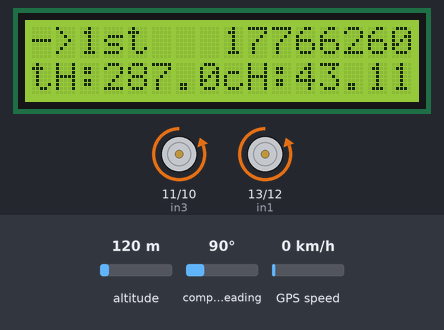
Recording of a program running on a simulated ESP32. Shown: 16×2 character LCD, motor-driver pin pairs drawn as motors (green arrow = first pin HIGH = forward, orange = second pin HIGH = backward, longer = more drive). Wiring (inferred from the names in the program): HMC5883L compass at I2C address 0x1E. Inputs (shaded band) come from the test bench; at power-on: compass heading 90°, altitude 120 m, GPS speed 0 km/h. The GPS gets a fix after 3 s at 37.7749, -122.4194 with 8 satellites; what the program prints to the serial monitor is not drawn.

Above: at 1.6 s.
1.7 s: compass heading set to 245°
At 3.3 s:
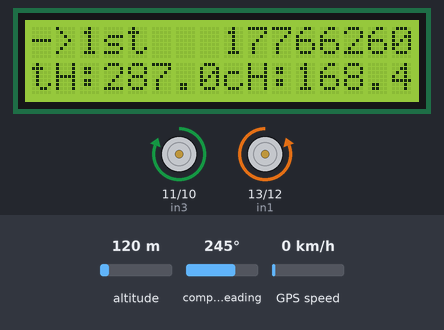
5.0 s: compass heading set to 254°
At 5.9 s:
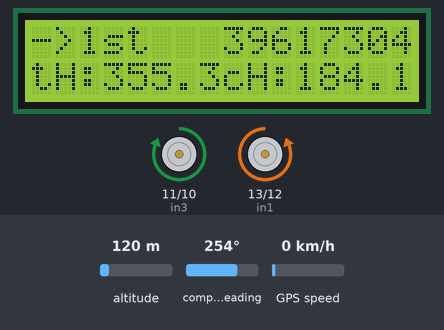
7.0 s: compass heading set to 7°
At 8.7 s:
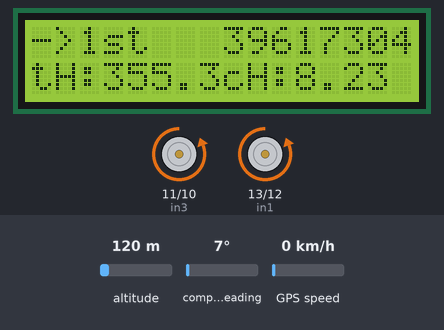
Timing chart, 0 to 10.2 s (numbered marks = the images above; inputs shaded):
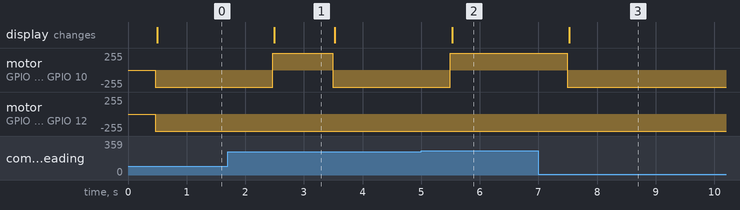

The program:

main.cpp
```cpp
#include <Arduino.h>
#include <TinyGPSPlus.h>
#include <SoftwareSerial.h>
#include <Wire.h>
#include <Adafruit_Sensor.h>
#include <Adafruit_HMC5883_U.h>
#define address 0x1E //0011110b, I2C 7bit address of HMC5883
#include <LiquidCrystal.h> //Load Liquid Crystal Library
LiquidCrystal LCD(6, 7, 5, 4, 3, 2);  //Create Liquid Crystal Object called LCD


static const int RXPin = 16, TXPin = 17;
static const uint32_t GPSBaud = 57600;

double latitude;
double longitude;

static double waypoint[] = {46.609201, 14.305195,
                            46.608943, 14.305204,
                            46.609015, 14.306148,
                            46.609305, 14.306128,
                            46.609201, 14.305195,
                           };
double finalX = waypoint[0];
double finalY = waypoint[1];

double finalX2 = waypoint[2];
double finalY2 = waypoint[3];

double finalX3 = waypoint[4];
double finalY3 = waypoint[5];

double finalX4 = waypoint[6];
double finalY4 = waypoint[7];

double finalX5 = waypoint[8];
double finalY5 = waypoint[9];

int cnt = 0;
int x, y, z;
long xx, yy, zz;

int count = 1;
double pointing;
double shouldPoint;

int in4 = 10;
int in3 = 11;
int in2 = 12;
int in1 = 13;

// Assign a Uniquej ID to the HMC5883 Compass Sensor
Adafruit_HMC5883_Unified mag = Adafruit_HMC5883_Unified(12345);

// The TinyGPS++ object
TinyGPSPlus gps;

// The serial connection to the NEO-6m GPS module
SoftwareSerial ss(RXPin, TXPin);

void displaySensorDetails(void) {
  sensor_t sensor;
  mag.getSensor(&sensor);
  Serial.println("------------------------------------");
  Serial.print  ("Sensor:       "); Serial.println(sensor.name);
  Serial.print  ("Driver Ver:   "); Serial.println(sensor.version);
  Serial.print  ("Unique ID:    "); Serial.println(sensor.sensor_id);
  Serial.print  ("Max Value:    "); Serial.print(sensor.max_value); Serial.println(" uT");
  Serial.print  ("Min Value:    "); Serial.print(sensor.min_value); Serial.println(" uT");
  Serial.print  ("Resolution:   "); Serial.print(sensor.resolution); Serial.println(" uT");
  Serial.println("------------------------------------");
  Serial.println("");
  delay(100);
}

void setup() {
  Serial.begin(9600);
  ss.begin(GPSBaud);

  pinMode(in1, OUTPUT);
  pinMode(in2, OUTPUT);
  pinMode(in3, OUTPUT);
  pinMode(in4, OUTPUT);

  LCD.begin(16, 2); //Tell Arduino to start your 16 column 2 row LCD
  LCD.setCursor(0, 0); //Set LCD cursor to upper left corner, column 0, row 0
  LCD.print("Starting :D");  //Print Message on First Row
  LCD.setCursor(0, 1); //Set LCD cursor to upper left corner, column 0, row 0
  LCD.print("Starting :D");  //Print Message on First Row

  Serial.println(F("Simple Test with TinyGPS++ and attached NEO-6M GPS module"));
  Serial.print(F("Testing TinyGPS++ library v. ")); Serial.println(TinyGPSPlus::libraryVersion());
  Serial.println();
  displaySensorDetails();

  Wire.begin();
  Wire.beginTransmission(address); //open communication with HMC5883
  Wire.write(0x02); //select mode register
  Wire.write(0x00); //continuous measurement mode
  Wire.endTransmission();
}
void multiplePoint(double a1, double b1, double a2, double b2, double a3, double b3, double a4, double b4, double a5, double b5) ;
void fromPointToPoint(double x, double y, double a, double b);
void turnDegrees(double x, double y, double a, double b);
void turnToWhichSide(double x, double a);
void displayGpsInfo();
void lcdclear();
void calcDist(double x, double y, double a, double b);
void displayCompassInfo();
void backward();
void forward();
void stopTheEngine();
void left();
void right();


void loop() {
  while (ss.available() > 0) {
    if (gps.encode(ss.read())) {
      Serial.println("");
      displayGpsInfo();
      lcdclear();
      //multiplePoint(finalX, finalY, finalX2, finalY2, finalX3, finalY3);
      multiplePoint(finalX, finalY, finalX2, finalY2, finalX3, finalY3, finalX4, finalY4, finalX5, finalY5);
    }
  }
}

void multiplePoint(double a1, double b1, double a2, double b2, double a3, double b3, double a4, double b4, double a5, double b5) {
  if (count == 1) {
    fromPointToPoint(latitude, longitude, a1, b1);
    LCD.setCursor(0, 0); //Set LCD cursor to upper left corner, column 0, row 0
    LCD.print("->1st");
  } else if (count == 2) {
    fromPointToPoint(latitude, longitude, a2, b2);
    LCD.setCursor(0, 0); //Set LCD cursor to upper left corner, column 0, row 0
    LCD.print("->2nd");
  } else if (count == 3) {
    fromPointToPoint(latitude, longitude, a3, b3);
    LCD.setCursor(0, 0); //Set LCD cursor to upper left corner, column 0, row 0
    LCD.print("->3rd");
  } else if (count == 4) {
    fromPointToPoint(latitude, longitude, a4, b4);
    LCD.setCursor(0, 0); //Set LCD cursor to upper left corner, column 0, row 0
    LCD.print("->4rd");
  } else if (count == 5) {
    fromPointToPoint(latitude, longitude, a5, b5);
    LCD.setCursor(0, 0); //Set LCD cursor to upper left corner, column 0, row 0
    LCD.print("->5rd");
  } else
    stopTheEngine();
}

void fromPointToPoint(double x, double y, double a, double b) {
  if (x < a + 0.0000096 && x > a - 0.0000096 && y < b + 0.0000096 && y > b - 0.0000096) { //is the car at the fin.dest?
    count++;
  } else {
    turnDegrees(x, y, a, b);//calculates/thinks where the car should point
    Serial.print("Should Point:");
    Serial.print(shouldPoint);
    Serial.println("");

    LCD.setCursor(0, 1); //Set LCD cursor to upper left corner, column 0, row 0
    LCD.print("tH:");
    LCD.print(shouldPoint);

    LCD.setCursor(8, 1); //Set LCD cursor to upper left corner, column 0, row 0
    LCD.print("cH:");
    LCD.print(pointing);

    calcDist(x, y, a, b);

    if (pointing > shouldPoint - 20 && pointing < shouldPoint + 20 ) { //is it already pointing at that point?
      forward();
      Serial.println("Matching/Just go fwd");
    } else {
      turnToWhichSide(pointing, shouldPoint);//look the fin.dest way
      Serial.println("Need to turn");
    }
  }
}

void turnDegrees(double x, double y, double a, double b) { //calculated where the car should point
  double num1 = double (fabs(x));
  double num2 = double (fabs(y));
  double num3 = double (fabs(a));
  double num4 = double (fabs(b));

  Serial.println("");
  if (x < a && y < b) { // top right
    Serial.println("Option4");
    shouldPoint = 270 + ( atan2 (fabs(num4 - num2), fabs(num3 - num1)) * 180.0 / 3.14159265 );
  } else if (x < a && b < y) { // top left
    Serial.println("Option1");
    shouldPoint = 90.0 - ( atan2 (fabs(num4 - num2), fabs(num3 - num1)) * 180.0 / 3.14159265 );
  } else if (a < x && b < y) { // bottom left
    Serial.println("Option2");
    shouldPoint = 180.0 - ( atan2 ( fabs( num3 - num1 ) , fabs(num4 - num2) )  * 180.0 / 3.14159265 );
  } else if (a < x && y < b) { //bottom right
    Serial.println("Option3");
    shouldPoint = 180.0 + ( atan2 ( fabs( num3 - num1 ) , fabs(num4 - num2) )  * 180.0 / 3.14159265 );
  } else {
    Serial.println("No Option");
  }
}

void turnToWhichSide(double x, double a) { //calculates turning to which side is the shortest
  if (180 < x) {
    if (x - 180 < a && a < x) {
      right();
      forward();
      Serial.println("Testing: Turn 1RIGHT") ;
    } else {
      left();
      forward();
      Serial.println("Testing: Turn 1LEFT") ;
    }
  } else { //right
    if (x + 180 > a && a > x) {
      left();
      forward();
      Serial.println("Testing: Turn 2LEFT") ;
    } else {
      right();
      forward();
      Serial.println("Testing: Turn 2RIGHT") ;
    }
  }
}

void calcDist(double x, double y, double a, double b) {
  double num1 = double (fabs(x));
  double num2 = double (fabs(y));
  double num3 = double (fabs(a));
  double num4 = double (fabs(b));

  //Each degree of  latitudeX is approximately 69 miles=111.045 kilometers=4,371,840 Inches=4,371,850.393701 Inches=364320ft
  //Each degree of longitudeY is approximately 69.172 miles=111.321543 kilometers=4382737.913386inches=365228.16ft
  double xDiff = double (fabs(num1 - num3));//long
  double yDiff = double (fabs(num2 - num4)); //lat
  //now to inches
  xDiff = xDiff * 364320;
  yDiff = yDiff * 365228.16;
  double dist = sqrt(xDiff * xDiff + yDiff * yDiff);
  LCD.setCursor(8, 0); //Set LCD cursor to upper left corner, column 0, row 0
  LCD.print(dist);
  LCD.print("ft");
}

void lcdclear() {
  LCD.setCursor(0, 0); //Set LCD cursor to upper left corner, column 0, row 0
  LCD.print("                 ");
  LCD.setCursor(0, 1); //Set LCD cursor to upper left corner, column 0, row 0
  LCD.print("                 ");
}

void displayGpsInfo() {
  ss.begin(GPSBaud);
  ///////////////////////////////////////////////////////////////////////////////////////////////////////
  //Prints the location if lat-lng information was recieved
  Serial.print(F("Location: "));
  if (gps.location.isValid())
  {
    Serial.print(gps.location.lat(), 12);
    latitude = gps.location.lat();
    Serial.print(F(","));
    Serial.print(gps.location.lng(), 12);
    longitude = gps.location.lng();
  }
  // prints invalid if no information was recieved in regards to location.
  else
  {
    Serial.print(F("INVALID"));
  }

  ///////////////////////////////////////////////////////////////////////////////////////////////////////
  // prints the recieved GPS module date if it was decoded in a valid response.
  Serial.print(F("  Date/Time: "));
  if (gps.date.isValid())
  {
    Serial.print(gps.date.month());
    Serial.print(F("/"));
    Serial.print(gps.date.day());
    Serial.print(F("/"));
    Serial.print(gps.date.year());
  }
  else
  {
    // prints invalid otherwise.
    Serial.print(F("INVALID"));
  }

  ///////////////////////////////////////////////////////////////////////////////////////////////////////
  // prints the recieved GPS module time if it was decoded in a valid response.
  Serial.print(F(" "));
  if (gps.time.isValid())
  {
    if (gps.time.hour() < 10) Serial.print(F("0"));
    Serial.print(gps.time.hour());
    Serial.print(F(":"));
    if (gps.time.minute() < 10) Serial.print(F("0"));
    Serial.print(gps.time.minute());
    Serial.print(F(":"));
    if (gps.time.second() < 10) Serial.print(F("0"));
    Serial.print(gps.time.second());
    Serial.print(F("."));
    if (gps.time.centisecond() < 10) Serial.print(F("0"));
    Serial.print(gps.time.centisecond());
  }
  else
  {
    // Print invalid otherwise.
    Serial.print(F("INVALID"));
  }
  ///////////////////////////////////////////////////////////////////////////////////////////////////////
  displayCompassInfo();

}

void displayCompassInfo() {
  /* Get a new sensor event */
  sensors_event_t event;
  mag.getEvent(&event);

  /* Display the results (magnetic vector values are in micro-Tesla (uT)) */
  //    Serial.print("X: "); Serial.print(event.magnetic.x); Serial.print("  ");
  //    Serial.print("Y: "); Serial.print(event.magnetic.y); Serial.print("  ");
  //    Serial.print("Z: "); Serial.print(event.magnetic.z); Serial.print("  "); Serial.println("uT");
  //
  // Hold the module so that Z is pointing 'up' and you can measure the heading with x&y
  // Calculate heading when the magnetometer is level, then correct for signs of axis.
  float heading = atan2(event.magnetic.y, event.magnetic.x);

  float declinationAngle = 0.22;
  heading += declinationAngle;

  // Correct for when signs are reversed.
  if (heading < 0)
    heading += 2 * PI;

  // Check for wrap due to addition of declination.
  if (heading > 2 * PI)
    heading -= 2 * PI;

  // Convert radians to degrees for readability.
  float headingDegrees = heading * 180 / M_PI;

  double a = 214.2;
  double b = 264.0;
  double c = 321.0;
  double d = 360.0;

  if (headingDegrees < a )
    headingDegrees *= (90.0 / a);
  else if (headingDegrees >= a && headingDegrees < b)
    headingDegrees = 90.0 + (headingDegrees - a) * (90.0 / (b - a));
  else if (headingDegrees >= b && headingDegrees < c)
    headingDegrees = 180.0 + (headingDegrees - b) * (90.0 / (c - b));
  else if (headingDegrees >= c && headingDegrees < d)
    headingDegrees = 270.0 + (headingDegrees - c) * (90.0 / (d - c));

  Serial.println("");
  Serial.print("Heading (degrees): ");
  Serial.print(headingDegrees);
  pointing = headingDegrees;
}

void backward() {
  digitalWrite(in1, HIGH);
  digitalWrite(in2, LOW);
}

void forward() {
  digitalWrite(in1, LOW);
  digitalWrite(in2, HIGH);
}

void stopTheEngine() {
  digitalWrite(in1, LOW);
  digitalWrite(in2, LOW);
}

void left() {
  digitalWrite(in3, HIGH);
  digitalWrite(in4, LOW);
}

void right() {
  digitalWrite(in3, LOW);
  digitalWrite(in4, HIGH);
}
```

Measured:
- after the input at 1.7 s, motor on GPIO 11 (in3) / GPIO 10 (in4): backward 255/255 → forward 255/255 after 0.77 s, → backward 255/255 1.0 s later; the display: changes after 0.80 s (image 1)
- after the input at 5.0 s, motor on GPIO 11 (in3) / GPIO 10 (in4): backward 255/255 → forward 255/255 after 0.50 s; the display: changes after 0.53 s (image 2)
- after the input at 7.0 s, motor on GPIO 11 (in3) / GPIO 10 (in4): forward 255/255 → backward 255/255 after 0.50 s; the display: changes after 0.53 s (image 3)
- what the display in image 1 shows lasts 1.0 s, from 2.5 s to 3.5 s
